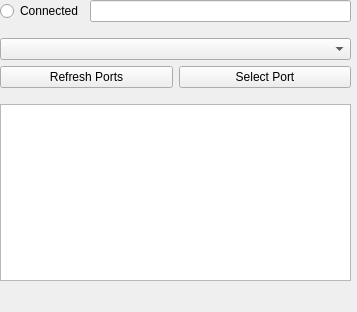
<?xml version="1.0" encoding="UTF-8"?>
<ui version="4.0">
 <class>DockWidget</class>
 <widget class="QDockWidget" name="DockWidget">
  <property name="geometry">
   <rect>
    <x>0</x>
    <y>0</y>
    <width>357</width>
    <height>312</height>
   </rect>
  </property>
  <property name="features">
   <set>QDockWidget::DockWidgetFloatable|QDockWidget::DockWidgetMovable</set>
  </property>
  <property name="windowTitle">
   <string>Daktronics Serial Reader</string>
  </property>
  <widget class="QWidget" name="dockWidgetContents">
   <widget class="QWidget" name="verticalLayoutWidget">
    <property name="geometry">
     <rect>
      <x>0</x>
      <y>0</y>
      <width>351</width>
      <height>281</height>
     </rect>
    </property>
    <layout class="QVBoxLayout" name="verticalLayout">
     <item>
      <layout class="QHBoxLayout" name="horizontalLayout">
       <item>
        <widget class="QRadioButton" name="radioButton">
         <property name="text">
          <string>Connected</string>
         </property>
         <property name="checkable">
          <bool>false</bool>
         </property>
        </widget>
       </item>
       <item>
        <widget class="QLineEdit" name="lineEdit">
         <property name="readOnly">
          <bool>true</bool>
         </property>
        </widget>
       </item>
      </layout>
     </item>
     <item>
      <spacer name="horizontalSpacer">
       <property name="orientation">
        <enum>Qt::Horizontal</enum>
       </property>
       <property name="sizeHint" stdset="0">
        <size>
         <width>40</width>
         <height>10</height>
        </size>
       </property>
      </spacer>
     </item>
     <item>
      <widget class="QComboBox" name="dropDownList"/>
     </item>
     <item>
      <layout class="QHBoxLayout" name="horizontalLayout_2">
       <item>
        <widget class="QPushButton" name="refreshButton">
         <property name="text">
          <string>Refresh Ports</string>
         </property>
        </widget>
       </item>
       <item>
        <widget class="QPushButton" name="selectButton">
         <property name="text">
          <string>Select Port</string>
         </property>
        </widget>
       </item>
      </layout>
     </item>
     <item>
      <spacer name="horizontalSpacer_2">
       <property name="orientation">
        <enum>Qt::Horizontal</enum>
       </property>
       <property name="sizeHint" stdset="0">
        <size>
         <width>40</width>
         <height>10</height>
        </size>
       </property>
      </spacer>
     </item>
     <item>
      <widget class="QPlainTextEdit" name="plainTextEdit">
       <property name="readOnly">
        <bool>true</bool>
       </property>
      </widget>
     </item>
    </layout>
   </widget>
  </widget>
 </widget>
 <resources/>
 <connections/>
</ui>
